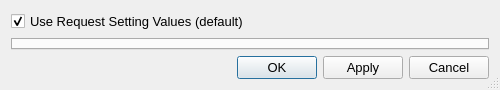
<?xml version="1.0" encoding="UTF-8"?>
<ui version="4.0">
 <class>Dialog</class>
 <widget class="QDialog" name="Dialog">
  <property name="geometry">
   <rect>
    <x>0</x>
    <y>0</y>
    <width>500</width>
    <height>90</height>
   </rect>
  </property>
  <property name="sizePolicy">
   <sizepolicy hsizetype="Preferred" vsizetype="Preferred">
    <horstretch>0</horstretch>
    <verstretch>0</verstretch>
   </sizepolicy>
  </property>
  <property name="minimumSize">
   <size>
    <width>500</width>
    <height>0</height>
   </size>
  </property>
  <property name="font">
   <font>
    <pointsize>10</pointsize>
   </font>
  </property>
  <property name="windowTitle">
   <string>Request Settings</string>
  </property>
  <property name="sizeGripEnabled">
   <bool>true</bool>
  </property>
  <layout class="QVBoxLayout" name="verticalLayout">
   <property name="sizeConstraint">
    <enum>QLayout::SetDefaultConstraint</enum>
   </property>
   <item>
    <widget class="QCheckBox" name="defaultSettingsCheckBox">
     <property name="enabled">
      <bool>true</bool>
     </property>
     <property name="text">
      <string>Use Request Setting Values (default)</string>
     </property>
     <property name="checked">
      <bool>true</bool>
     </property>
    </widget>
   </item>
   <item>
    <widget class="QTabWidget" name="tabs">
     <property name="enabled">
      <bool>false</bool>
     </property>
     <property name="sizePolicy">
      <sizepolicy hsizetype="Preferred" vsizetype="Preferred">
       <horstretch>0</horstretch>
       <verstretch>0</verstretch>
      </sizepolicy>
     </property>
     <property name="currentIndex">
      <number>-1</number>
     </property>
    </widget>
   </item>
   <item>
    <layout class="QHBoxLayout" name="horizontalLayout_3">
     <item>
      <spacer name="horizontalSpacer">
       <property name="orientation">
        <enum>Qt::Horizontal</enum>
       </property>
       <property name="sizeHint" stdset="0">
        <size>
         <width>40</width>
         <height>20</height>
        </size>
       </property>
      </spacer>
     </item>
     <item>
      <widget class="QPushButton" name="OKButton">
       <property name="enabled">
        <bool>true</bool>
       </property>
       <property name="sizePolicy">
        <sizepolicy hsizetype="Preferred" vsizetype="Fixed">
         <horstretch>0</horstretch>
         <verstretch>0</verstretch>
        </sizepolicy>
       </property>
       <property name="text">
        <string>OK</string>
       </property>
      </widget>
     </item>
     <item>
      <widget class="QPushButton" name="applyButton">
       <property name="enabled">
        <bool>true</bool>
       </property>
       <property name="sizePolicy">
        <sizepolicy hsizetype="Preferred" vsizetype="Fixed">
         <horstretch>0</horstretch>
         <verstretch>0</verstretch>
        </sizepolicy>
       </property>
       <property name="text">
        <string>Apply</string>
       </property>
      </widget>
     </item>
     <item>
      <widget class="QPushButton" name="cancelButton">
       <property name="enabled">
        <bool>true</bool>
       </property>
       <property name="sizePolicy">
        <sizepolicy hsizetype="Preferred" vsizetype="Fixed">
         <horstretch>0</horstretch>
         <verstretch>0</verstretch>
        </sizepolicy>
       </property>
       <property name="text">
        <string>Cancel</string>
       </property>
      </widget>
     </item>
    </layout>
   </item>
  </layout>
 </widget>
 <layoutdefault spacing="6" margin="11"/>
 <tabstops>
  <tabstop>OKButton</tabstop>
  <tabstop>applyButton</tabstop>
  <tabstop>cancelButton</tabstop>
 </tabstops>
 <resources/>
 <connections/>
</ui>
